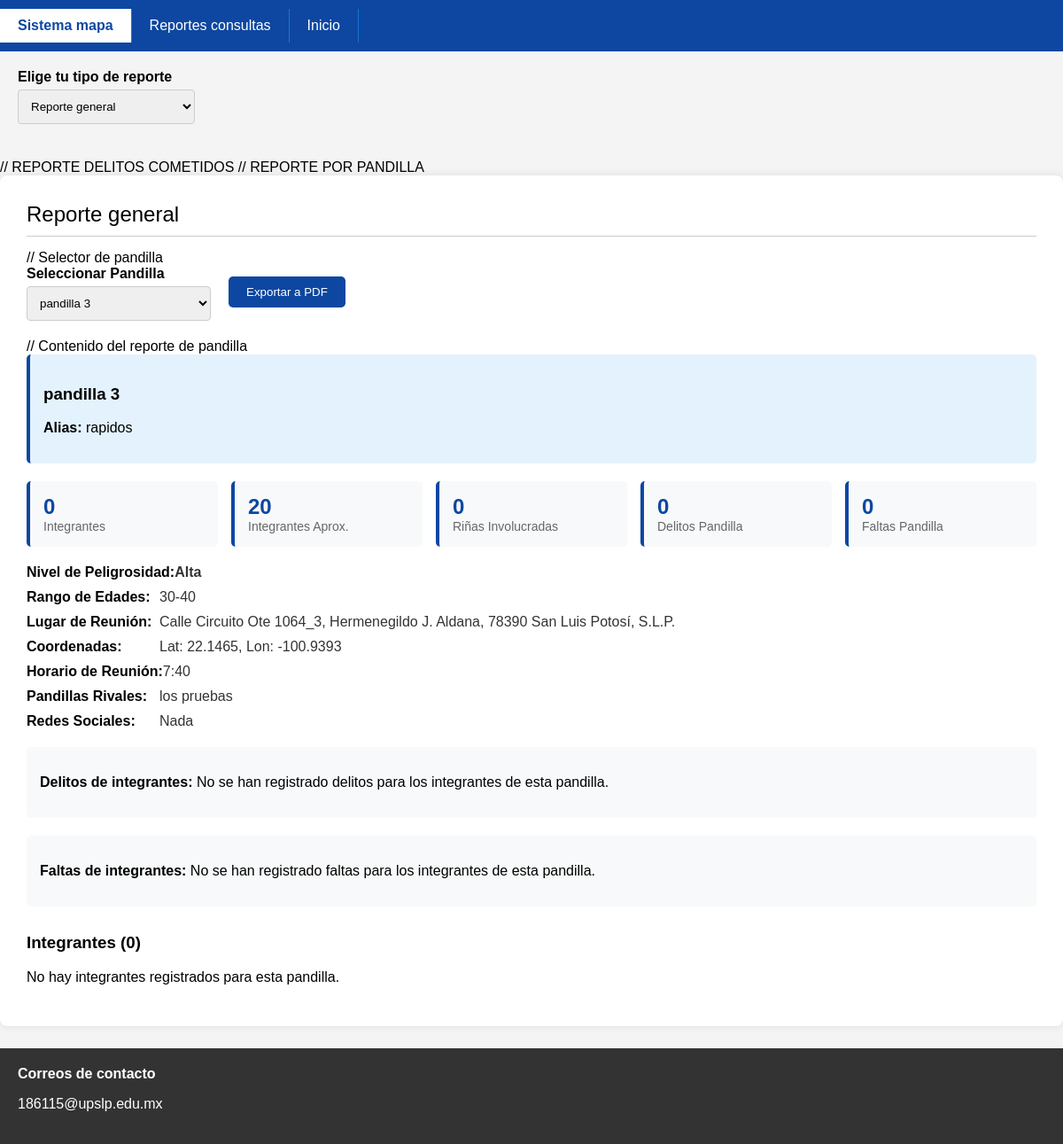
The page /consultor2.php?pandilla_id=8 (signed in) on the database its author committed.
### tables this page shows
CREATE TABLE `pandillas` (
  `id_pandilla` int(11) NOT NULL,
  `nombre` varchar(100) DEFAULT NULL,
  `alias` varchar(100) DEFAULT NULL,
  `descripcion` varchar(255) DEFAULT NULL,
  `id_lider_actual` varchar(50) DEFAULT NULL,
  `num_integrantes_aproximado` int(11) DEFAULT NULL,
  `rango_edades` varchar(100) DEFAULT NULL,
  `horario_reunion` varchar(100) DEFAULT NULL,
  `peligrosidad` varchar(100) DEFAULT NULL,
  `redes_sociales` varchar(100) DEFAULT NULL,
  `lugar_reunion` varchar(100) DEFAULT NULL,
  `latitud_reunion` varchar(100) DEFAULT NULL,
  `longitud_reunion` varchar(100) DEFAULT NULL,
  `fecha_registro` datetime DEFAULT current_timestamp(),
  `pandillas_rivales_texto` varchar(100) DEFAULT NULL,
  `zona` varchar(30) NOT NULL,
  `delitos_pandillas` text NOT NULL,
  `faltas_pandillas` text NOT NULL
);

### consultor2.php (the view, shortened to what this page needs)
<?php
include 'conexion.php';
$pandillas_query = $conn->query("SELECT id_pandilla, nombre FROM Pandillas");
$pandillas = [];
while($row = $pandillas_query->fetch_assoc()) {
    $pandillas[] = $row;
}
$pandilla_seleccionada = isset($_GET['pandilla_id']) ? intval($_GET['pandilla_id']) : null;
?>
<!DOCTYPE html>
<html lang="es">
<head>
</head>
<body>
    <div class="top-nav" id="adminNav">
           <a class="nav-item active" href="consultor.php">Sistema mapa</a>
        <a class="nav-item" href="consultor2.php">Reportes consultas</a>
        <a class="nav-item" href="consultor3.php">Inicio</a>
    </div>
    <div class="main-content">
        <div class="controls-row">
            <div class="form-group">
                <label>Elige tu tipo de reporte</label>
                <select id="tipoReporte" onchange="mostrarReporte()">
                    <option value="general">Reporte general</option>
                </select>
            </div>
        </div>
        </div>
        // REPORTE DELITOS COMETIDOS
// REPORTE POR PANDILLA
<div class="report-section hidden" id="reporteGeneral">
    <div class="section-title">Reporte general</div>
    // Selector de pandilla
    <div class="controls-row">
        <div class="form-group">
            <label>Seleccionar Pandilla</label>
            <select id="selectPandilla" onchange="cargarReportePandilla()">
                <?php foreach($pandillas as $p): ?>
                    <option value="<?php echo $p['id_pandilla']; ?>"
                        <?php echo ($pandilla_seleccionada == $p['id_pandilla']) ? 'selected' : ''; ?>>
                        <?php echo $p['nombre']; ?>
                    </option>
                <?php endforeach; ?>
            </select>
        </div>
        <button class="export-btn" onclick="exportPDFPandilla()">Exportar a PDF</button>
    </div>
    // Contenido del reporte de pandilla
    <div id="contenidoReportePandilla">
        <?php
        if ($pandilla_seleccionada) {
            $stmt = $conn->prepare("SELECT * FROM Pandillas WHERE id_pandilla = ?");
            $stmt->bind_param("i", $pandilla_seleccionada);
            $stmt->execute();
            $result_pandilla = $stmt->get_result();
            if ($result_pandilla->num_rows > 0) {
                $pandilla = $result_pandilla->fetch_assoc();
                $total_integrantes = $conn->query("SELECT COUNT(*) as total FROM Integrantes WHERE id_pandilla = $pandilla_seleccionada")->fetch_assoc()['total'];
                $sql_rinas = "SELECT COUNT(*) as total FROM rinas_pandilleriles
                             WHERE pandillas_involucradas LIKE '%".$conn->real_escape_string($pandilla['nombre'])."%'";
                $result_rinas = $conn->query($sql_rinas);
                $total_rinas = $result_rinas->fetch_assoc()['total'];
                $delitos_pandilla = [];
                $faltas_pandilla = [];
                $delitos_integrantes_frecuencia = [];
                $total_delitos_integrantes_count = 0;
                arsort($delitos_integrantes_frecuencia);
                $faltas_integrantes_frecuencia = [];
                $total_faltas_integrantes_count = 0;
                arsort($faltas_integrantes_frecuencia);
                echo '<div class="pandilla-header">';
                echo '<h3>' . htmlspecialchars($pandilla['nombre']) . '</h3>';
                if (!empty($pandilla['alias'])) {
                    echo '<p><strong>Alias:</strong> ' . htmlspecialchars($pandilla['alias']) . '</p>';
                }
                echo '</div>';
                echo '<div class="stats-grid">';
                echo '<div class="stat-card">';
                echo '<div class="stat-value">' . $total_integrantes . '</div>';
                echo '<div class="stat-label">Integrantes</div>';
                echo '</div>';
                echo '<div class="stat-card">';
                echo '<div class="stat-value">' . $pandilla['num_integrantes_aproximado'] . '</div>';
                echo '<div class="stat-label">Integrantes Aprox.</div>';
                echo '</div>';
                echo '<div class="stat-card">';
                echo '<div class="stat-value">' . $total_rinas . '</div>';
                echo '<div class="stat-label">Riñas Involucradas</div>';
                echo '</div>';
                echo '<div class="stat-card">';
                echo '<div class="stat-value">' . count($delitos_pandilla) . '</div>';
                echo '<div class="stat-label">Delitos Pandilla</div>';
                echo '</div>';
                echo '<div class="stat-card">';
                echo '<div class="stat-value">' . count($faltas_pandilla) . '</div>';
                echo '<div class="stat-label">Faltas Pandilla</div>';
                echo '</div>';
                echo '</div>';
                echo '<div class="info-row"><div class="info-label">Nivel de Peligrosidad:</div>';
                echo '<div class="info-value"><strong>' . $pandilla['peligrosidad'] . '</strong></div></div>';
                if (!empty($pandilla['rango_edades'])) {
                    echo '<div class="info-row"><div class="info-label">Rango de Edades:</div>';
                    echo '<div class="info-value">' . $pandilla['rango_edades'] . '</div></div>';
                }
                if (!empty($pandilla['lugar_reunion'])) {
                    echo '<div class="info-row"><div class="info-label">Lugar de Reunión:</div>';
                    echo '<div class="info-value">' . $pandilla['lugar_reunion'] . '</div></div>';
                    if (!empty($pandilla['latitud_reunion']) && !empty($pandilla['longitud_reunion'])) {
                        echo '<div class="info-row"><div class="info-label">Coordenadas:</div>';
                        echo '<div class="info-value">Lat: ' . $pandilla['latitud_reunion'] . ', Lon: ' . $pandilla['longitud_reunion'] . '</div></div>';
                    }
                }
                if (!empty($pandilla['horario_reunion'])) {
                    echo '<div class="info-row"><div class="info-label">Horario de Reunión:</div>';
                    echo '<div class="info-value">' . $pandilla['horario_reunion'] . '</div></div>';
                }
                if (!empty($pandilla['pandillas_rivales_texto'])) {
                    echo '<div class="info-row"><div class="info-label">Pandillas Rivales:</div>';
                    echo '<div class="info-value">' . $pandilla['pandillas_rivales_texto'] . '</div></div>';
                }
                if (!empty($pandilla['redes_sociales'])) {
                    echo '<div class="info-row"><div class="info-label">Redes Sociales:</div>';
                    echo '<div class="info-value">' . $pandilla['redes_sociales'] . '</div></div>';
                }
                if (!empty($delitos_integrantes_frecuencia)) {
                    echo '<h3 style="margin-top: 30px;">Delitos de los Integrantes</h3>';
                    echo '<div style="margin-bottom: 20px; padding: 15px; background-color: #f8f9fa; border-radius: 5px;">';
                    echo '<p><strong>Total de delitos de integrantes:</strong> ' . $total_delitos_integrantes_count . ' en ' . count($delitos_integrantes_frecuencia) . ' tipos diferentes</p>';
                    echo '<p><strong>Delitos más frecuentes:</strong></p>';
                    $counter = 0;
                    foreach ($delitos_integrantes_frecuencia as $delito => $frecuencia) {
                        if ($counter < 5) {
                            $porcentaje = ($total_delitos_integrantes_count > 0) ? round(($frecuencia / $total_delitos_integrantes_count) * 100, 1) : 0;
                            echo '<span class="delito-falta-item" style="margin-right: 5px; margin-bottom: 5px; background-color: #ffebee; border: 1px solid #ffcdd2;">';
                            echo htmlspecialchars($delito) . ' (' . $frecuencia . ' veces - ' . $porcentaje . '%)';
                            echo '</span> ';
                            $counter++;
                        }
                    }
                    if (count($delitos_integrantes_frecuencia) > 5) {
                        echo '<br><em>... y ' . (count($delitos_integrantes_frecuencia) - 5) . ' delitos más</em>';
                    }
                    echo '</div>';
                } else {
                    echo '<div style="margin-top: 20px; padding: 15px; background-color: #f8f9fa; border-radius: 5px;">';
                    echo '<p><strong>Delitos de integrantes:</strong> No se han registrado delitos para los integrantes de esta pandilla.</p>';
                    echo '</div>';
                }
                if (!empty($faltas_integrantes_frecuencia)) {
                    echo '<h3 style="margin-top: 30px;">Faltas de los Integrantes</h3>';
                    echo '<div style="margin-bottom: 20px; padding: 15px; background-color: #f8f9fa; border-radius: 5px;">';
                    echo '<p><strong>Total de faltas de integrantes:</strong> ' . $total_faltas_integrantes_count . ' en ' . count($faltas_integrantes_frecuencia) . ' tipos diferentes</p>';
                    echo '<p><strong>Faltas más frecuentes:</strong></p>';
                    $counter = 0;
                    foreach ($faltas_integrantes_frecuencia as $falta => $frecuencia) {
                        if ($counter < 5) {
                            $porcentaje = ($total_faltas_integrantes_count > 0) ? round(($frecuencia / $total_faltas_integrantes_count) * 100, 1) : 0;
                            echo '<span class="delito-falta-item" style="margin-right: 5px; margin-bottom: 5px; background-color: #fff3e0; border: 1px solid #ffe0b2;">';
                            echo htmlspecialchars($falta) . ' (' . $frecuencia . ' veces - ' . $porcentaje . '%)';
                            echo '</span> ';
                            $counter++;
                        }
                    }
                    if (count($faltas_integrantes_frecuencia) > 5) {
                        echo '<br><em>... y ' . (count($faltas_integrantes_frecuencia) - 5) . ' faltas más</em>';
                    }
                    echo '</div>';
                } else {
                    echo '<div style="margin-top: 20px; padding: 15px; background-color: #f8f9fa; border-radius: 5px;">';
                    echo '<p><strong>Faltas de integrantes:</strong> No se han registrado faltas para los integrantes de esta pandilla.</p>';
                    echo '</div>';
                }
echo '<h3 style="margin-top: 30px;">Integrantes (' . $total_integrantes . ')</h3>';
if ($total_integrantes > 0) {
    $sql_integrantes = "SELECT nombres, apellido_paterno, apellido_materno, alias,
                       fecha_nacimiento, redes_sociales, direccion_vivienda,
                       delitos_asociados, faltas_cometidas, fotografia
                FROM Integrantes
                WHERE id_pandilla = $pandilla_seleccionada
                ORDER BY apellido_paterno, nombres";
    $result_integrantes = $conn->query($sql_integrantes);
    echo '<table>';
    echo '<tr><th>Foto</th><th>Nombre</th><th>Alias</th><th>Delitos</th><th>Faltas</th><th>Dirección</th></tr>';
    while($integrante = $result_integrantes->fetch_assoc()) {
        $nombre_completo = $integrante['nombres'] . ' ' . $integrante['apellido_paterno'] . ' ' . $integrante['apellido_materno'];
        $foto_html = '';
        if (!empty($integrante['fotografia'])) {
            $ruta_foto = 'uploads/fotos_integrantes/' . $integrante['fotografia'];
            if (file_exists($ruta_foto)) {
                $foto_html = '<img src="' . $ruta_foto . '" alt="Foto" style="width: 60px; height: 60px; object-fit: cover; border-radius: 4px; border: 1px solid #ddd;">';
            } else {
                $foto_html = '<div style="width: 60px; height: 60px; background: #eee; display: flex; align-items: center; justify-content: center; border-radius: 4px; border: 1px solid #ddd; color: #888; font-size: 11px;">Sin foto</div>';
            }
        } else {
            $foto_html = '<div style="width: 60px; height: 60px; background: #eee; display: flex; align-items: center; justify-content: center; border-radius: 4px; border: 1px solid #ddd; color: #888; font-size: 11px;">Sin foto</div>';
        }
        $delitos_html = '';
        if (!empty($integrante['delitos_asociados'])) {
            $delitos_array = explode(', ', $integrante['delitos_asociados']);
            foreach ($delitos_array as $delito) {
                $delitos_html .= '<span class="delito-falta-item" style="background-color: #ffebee; border: 1px solid #ffcdd2; font-size: 11px;">' . htmlspecialchars(trim($delito)) . '</span> ';
            }
        } else {
            $delitos_html = '<span style="color: #888; font-style: italic; font-size: 11px;">Sin delitos</span>';
        }
        $faltas_html = '';
        if (!empty($integrante['faltas_cometidas'])) {
            $faltas_array = explode(', ', $integrante['faltas_cometidas']);
            foreach ($faltas_array as $falta) {
                $faltas_html .= '<span class="delito-falta-item" style="background-color: #fff3e0; border: 1px solid #ffe0b2; font-size: 11px;">' . htmlspecialchars(trim($falta)) . '</span> ';
            }
        } else {
            $faltas_html = '<span style="color: #888; font-style: italic; font-size: 11px;">Sin faltas</span>';
        }
        echo '<tr>';
        echo '<td style="text-align: center; padding: 8px;">' . $foto_html . '</td>';
        echo '<td>' . $nombre_completo . '</td>';
        echo '<td>' . $integrante['alias'] . '</td>';
        echo '<td style="max-width: 200px;">' . $delitos_html . '</td>';
        echo '<td style="max-width: 200px;">' . $faltas_html . '</td>';
        echo '<td>' . $integrante['direccion_vivienda'] . '</td>';
        echo '</tr>';
    }
    echo '</table>';
} else {
    echo '<p>No hay integrantes registrados para esta pandilla.</p>';
}
            } else {
                echo '<div class="alert">No se encontró información de la pandilla seleccionada.</div>';
            }
        } else {
            echo '<div class="alert">Seleccione una pandilla para ver su reporte detallado.</div>';
        }
        ?>
    </div>
</div>
    <div class="footer">
        <div class="footer-contact-info"><strong>Correos de contacto</strong><p>186115@upslp.edu.mx</p></div>
    </div>
</body>
</html>

### rows shown on the page
pandillas: nombre "pandilla 3", alias "rapidos", num_integrantes_aproximado "20", peligrosidad "Alta", rango_edades "30-40", lugar_reunion "Calle Circuito Ote 1064_3, Hermenegildo J. Aldana, 78390 San Luis Potosí, S.L.P.", latitud_reunion "22.1465", longitud_reunion "-100.9393", horario_reunion "7:40", pandillas_rivales_texto "los pruebas", redes_sociales "Nada"

### other values the page prints
$total_integrantes "0"
$total_rinas "0"
count($delitos_pandilla) "0"
count($faltas_pandilla) "0"
form field value "pandilla 3"
